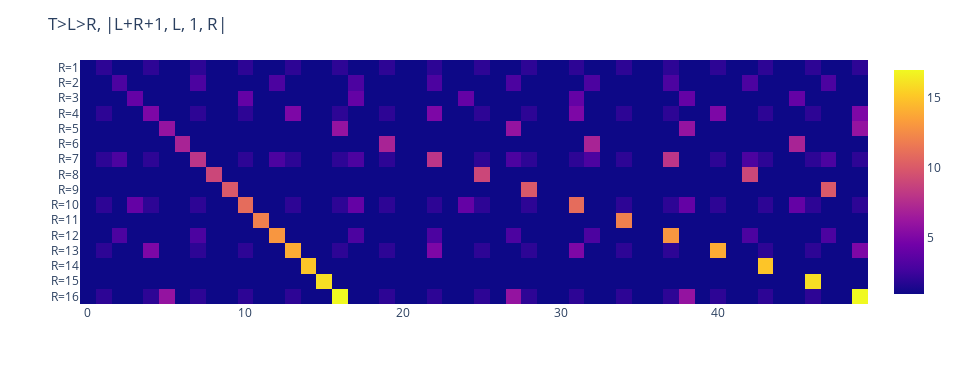

This figure's notebook cell:
### Code cell
N = 16
size = 50
# ---
mat = []
ylabel = []
for r in range(N+1):
    try:
        df = pd.read_csv(f"data/T-L_R_series/T-L={r+1}_R={r}_100x100.csv")
        b = 1
        mat += [df.values[b, :size]]
        ylabel += [f"R={r}"]
    except: pass
# ---
display(sympy.Matrix(mat))
fig = px.imshow(mat, y=ylabel, aspect='equal')
# ---
fig.update_layout(height=24*len(ylabel), width=960, title=f"T>L>R, |L+R+1, L, {b}, R|")
fig.show()

### Figure 1 — Plotly figure (JSON) as saved in the notebook; plotly's stock layout.template omitted (floating-point values rounded to 4 significant figures; data arrays with more than 128 entries replaced by an {"elided": "..."} marker saying what was removed)
{"data": [{"coloraxis": "coloraxis", "hovertemplate": "x: %{x}<br>y: %{y}<br>color: %{z}<extra></extra>", "name": "0", "type": "heatmap", "xaxis": "x", "y": ["R=1", "R=2", "R=3", "R=4", "R=5", "R=6", "R=7", "R=8", "R=9", "R=10", "R=11", "R=12", "R=13", "R=14", "R=15", "R=16"], "yaxis": "y", "z": {"elided": "16x50 int values"}}], "layout": {"coloraxis": {"colorscale": [[0, "#0d0887"], [0.1111, "#46039f"], [0.2222, "#7201a8"], [0.3333, "#9c179e"], [0.4444, "#bd3786"], [0.5556, "#d8576b"], [0.6667, "#ed7953"], [0.7778, "#fb9f3a"], [0.8889, "#fdca26"], [1, "#f0f921"]]}, "height": 384, "margin": {"t": 60}, "title": {"text": "T>L>R, |L+R+1, L, 1, R|"}, "width": 960, "xaxis": {"anchor": "y", "autorange": true, "constrain": "domain", "domain": [0, 1], "range": [-0.5, 49.5], "scaleanchor": "y"}, "yaxis": {"anchor": "x", "autorange": true, "constrain": "domain", "domain": [0, 1], "range": [15.5, -0.5], "type": "category"}}}
